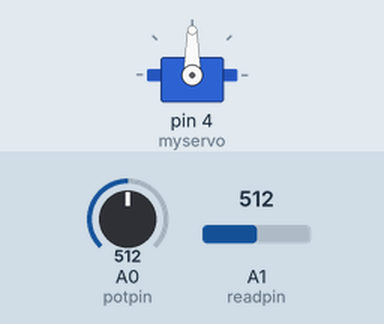
The sketch below on a simulated Arduino Uno, built with avr-gcc and run on an emulated ATmega328P. On the bench: servo. The inputs (shaded band) are chosen by the test bench; at power-on: A0 (potpin) = 512, A1 (readpin) = 512. What the sketch prints to the serial monitor is not drawn.

Above: at 1.2 s.
1.3 s: A0 (potpin) set to 716
At 1.6 s:
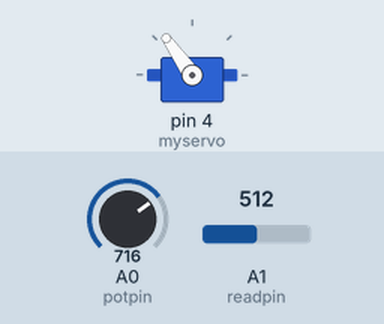
2.8 s: A0 (potpin) set to 900
At 3.8 s:
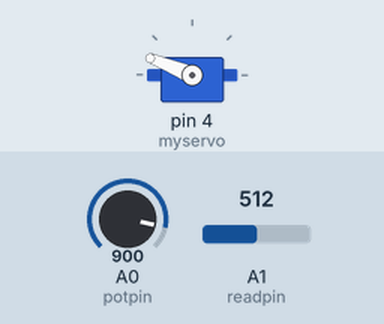
4.3 s: A0 (potpin) set to 1023
At 4.8 s:
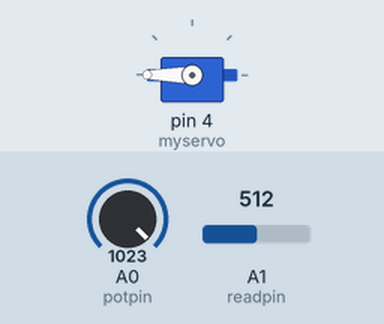
5.8 s: A0 (potpin) set to 306
At 6.9 s:
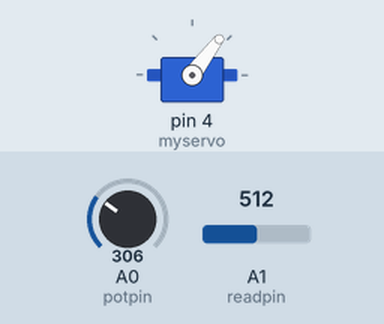
7.3 s: A0 (potpin) set to 122
At 7.9 s:
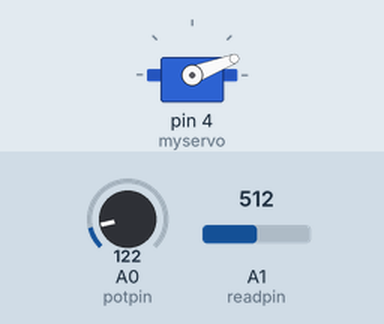
Timing chart, 0 to 9.8 s (numbered marks = the images above; inputs shaded):
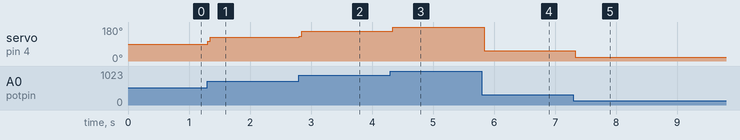

The sketch:

DigitPot_Servo.ino
```cpp
#include <Servo.h>

#define potpin 0  // analog pin used to connect the control potentiometer
#define readpin 1  // analog pin used to connect the driven potentiometer

Servo myservo;  // create servo object to control a servo

int val;    // variable to read the value from the analog pin

void setup() {
  myservo.attach(4);  // attaches the servo on pin 9 to the servo object

  Serial.begin(9600);

  pinMode(potpin, INPUT);
  pinMode(readpin, INPUT);
}

void loop() {

  val = 0;

  for (int i = 0; i < 10; i++)
  {
    val = val + analogRead(potpin); // reads the value of the potentiometer (value between 0 and 1023)
    delay(2);
  }

  val = val / 10;

  val = map(val, 0, 1023, 0, 180);     // scale it to use it with the servo (value between 0 and 180)

  myservo.write(val);                  // sets the servo position according to the scaled value
  delay(20);                           // waits for the servo to get there

  Serial.println(analogRead(readpin));
}
```

Measured:
- after the input at 1.3 s, servo on pin 4 (myservo): 90° → 125° at once
- after the input at 2.8 s, servo on pin 4 (myservo): 125° → 158° at once
- after the input at 4.3 s, servo on pin 4 (myservo): 158° → 180° at once
- after the input at 5.8 s, servo on pin 4 (myservo): 180° → 53° at once
- after the input at 7.3 s, servo on pin 4 (myservo): 53° → 21° at once
